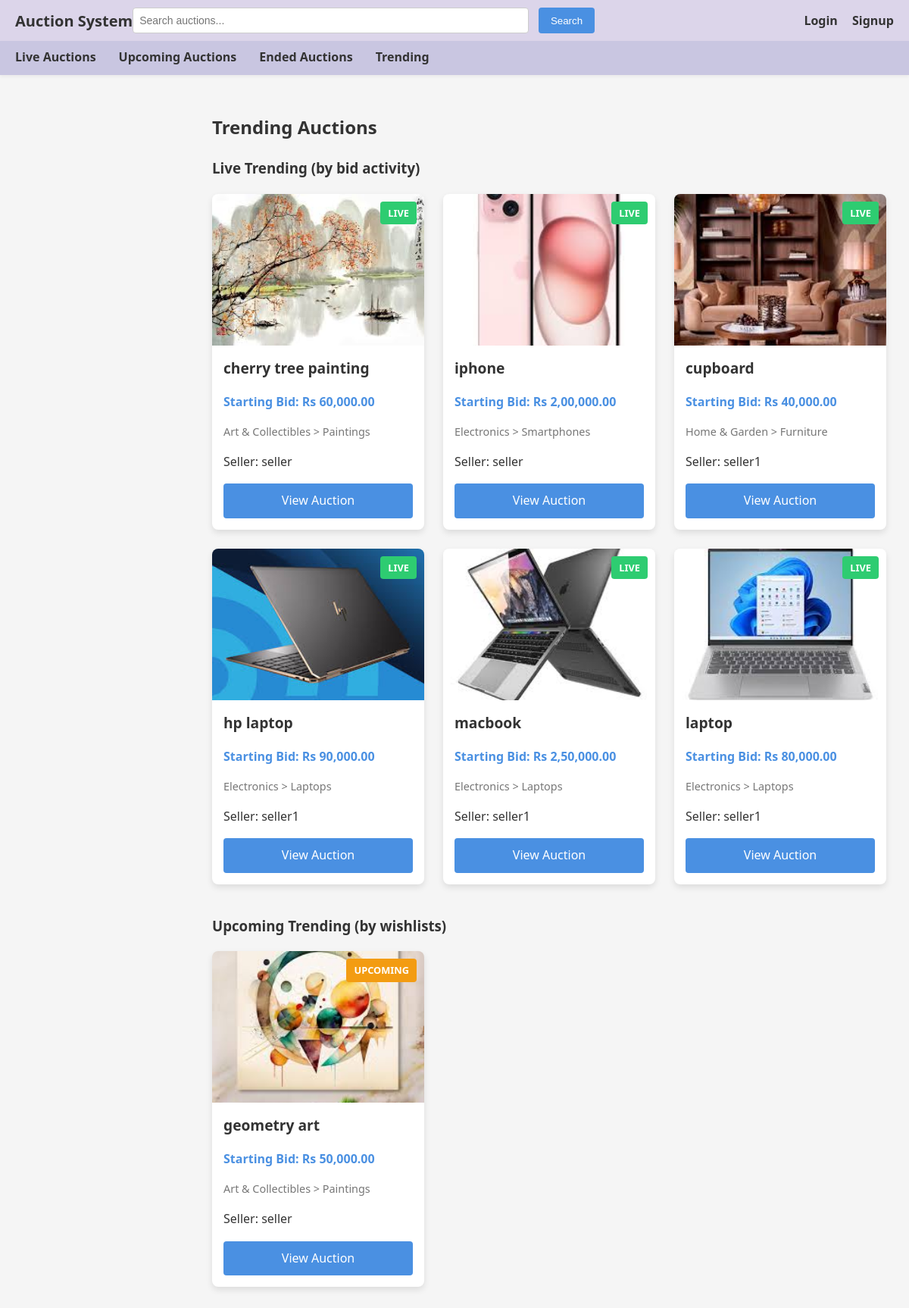
/trending, run on the app's committed database.
### app/models.py (models this page shows, shortened)
class Product(db.Model):
    __tablename__ = 'products'
    id = db.Column(db.Integer, primary_key=True)
    name = db.Column(db.String(200), nullable=False)
    starting_bid = db.Column(db.Float, nullable=False)
    reserve_price = db.Column(db.Float, nullable=True)
    description = db.Column(db.Text, nullable=True)
    keywords = db.Column(db.String(255), nullable=True)
    minimum_interval = db.Column(db.Float, nullable=False, default=1.0)  # Minimum bid increment
    category_id = db.Column(db.Integer, db.ForeignKey('categories.id'), nullable=False)
    subcategory_id = db.Column(db.Integer, db.ForeignKey('subcategories.id'), nullable=False)
    seller_id = db.Column(db.Integer, db.ForeignKey('users.id'), nullable=False)
    image_url = db.Column(db.String(255), nullable=True)  # Store the path to the uploaded image
    created_at = db.Column(db.DateTime, default=datetime.now)
    auctions = db.relationship('Auction', backref='product', lazy=True)

class Category(db.Model):
    __tablename__ = 'categories'
    id = db.Column(db.Integer, primary_key=True)
    name = db.Column(db.String(100), nullable=False, unique=True)
    subcategories = db.relationship('Subcategory', backref='category', lazy=True)
    products = db.relationship('Product', backref='category', lazy=True)

class Subcategory(db.Model):
    __tablename__ = 'subcategories'
    id = db.Column(db.Integer, primary_key=True)
    name = db.Column(db.String(100), nullable=False)
    category_id = db.Column(db.Integer, db.ForeignKey('categories.id'), nullable=False)
    products = db.relationship('Product', backref='subcategory', lazy=True)

class User(db.Model):
    __tablename__ = 'users'
    id = db.Column(db.Integer, primary_key=True)
    username = db.Column(db.String(80), unique=True, nullable=False)
    email = db.Column(db.String(120), unique=True, nullable=False)
    password_hash = db.Column(db.String(256), nullable=False)
    role = db.Column(db.String(20), nullable=False)  # 'bidder' or 'seller'
    status = db.Column(db.String(20), nullable=False, default='pending')  # 'pending', 'accepted', 'rejected'
    created_at = db.Column(db.DateTime, default=datetime.now)
    products = db.relationship('Product', backref='seller', lazy=True)
    bids = db.relationship('Bid', backref='bidder', lazy=True)
    won_auctions = db.relationship('AuctionResult', backref='winner', lazy=True)
    search_history = db.relationship('SearchHistory', backref='user', lazy=True)

### app/main.py (the view)
@main.route('/trending')
def trending_page():
    live_trending = (
        db.session.query(Auction, db.func.count(Bid.id).label('bid_count'))
        .outerjoin(Bid, Bid.auction_id == Auction.id)
        .filter(Auction.start_date <= datetime.now(), Auction.end_date > datetime.now())
        .group_by(Auction.id)
        .order_by(db.desc('bid_count'))
        .limit(12)
        .all()
    )
    upcoming_trending = (
        db.session.query(Auction, db.func.count(Wishlist.id).label('wish_count'))
        .outerjoin(Wishlist, Wishlist.product_id == Auction.product_id)
        .filter(Auction.start_date > datetime.now())
        .group_by(Auction.id)
        .order_by(db.desc('wish_count'))
        .limit(12)
        .all()
    )
    user_id = session.get('user_id')
    live_products = [a.product for a, _ in live_trending]
    upcoming_products = [a.product for a, _ in upcoming_trending]
    user_wishlist_product_ids = set()
    if user_id:
        user_wishlist_product_ids = {w.product_id for w in Wishlist.query.filter_by(user_id=user_id).all()}
    return render_template('trending.html',
                           live_products=live_products,
                           upcoming_products=upcoming_products,
                           user_wishlist_product_ids=user_wishlist_product_ids,
                           format_indian_currency=format_indian_currency)

### app/utils.py (called while the page is built)
def format_indian_currency(amount):
    if amount is None:
        return "Rs 0.00"
    amount_str = f"{amount:.2f}"
    parts = amount_str.split('.')
    integer_part = parts[0]
    decimal_part = parts[1]
    if len(integer_part) <= 3:
        formatted_integer = integer_part
    else:
        last_three = integer_part[-3:]
        remaining = integer_part[:-3]
        formatted_remaining = ""
        for i in range(len(remaining)):
            if i > 0 and i % 2 == 0:
                formatted_remaining = "," + formatted_remaining
            formatted_remaining = remaining[-(i+1)] + formatted_remaining
        formatted_integer = formatted_remaining + "," + last_three
    return f"Rs {formatted_integer}.{decimal_part}"

### app/templates/trending.html (shortened to what this page needs)
<!DOCTYPE html>
<html>
<head>
  <link rel="stylesheet" href="{{ url_for('static', filename='style.css') }}">
</head>
<body>
  {% include 'bidder_nav.html' %}
  <div class="content">
    <h2>Trending Auctions</h2>
    <h3>Live Trending (by bid activity)</h3>
    <div class="product-grid">
      {% if live_products %}
        {% for product in live_products %}
        <div class="product-card">
          {% if product.image_url %}
          <div class="product-image">
            <img src="{{ url_for('static', filename=product.image_url) }}" alt="{{ product.name }}">
          </div>
          {% else %}
          <div class="product-image no-image"><span>No Image</span></div>
          {% endif %}
          <div class="product-details">
            <h3>{{ product.name }}</h3>
            <p class="product-price">Starting Bid: {{ format_indian_currency(product.starting_bid) }}</p>
            <p class="product-category">{{ product.category.name }} > {{ product.subcategory.name }}</p>
            <p class="product-seller">Seller: {{ product.seller.username }}</p>
            <div class="status-badge live">Live</div>
            <a href="/auction/{{ product.auctions[0].id }}" class="btn view-btn">View Auction</a>
          </div>
        </div>
        {% endfor %}
      {% else %}
        <p class="no-products">No live trending auctions.</p>
      {% endif %}
    </div>
    <h3>Upcoming Trending (by wishlists)</h3>
    <div class="product-grid">
      {% if upcoming_products %}
        {% for product in upcoming_products %}
        <div class="product-card">
          {% if product.image_url %}
          <div class="product-image">
            <img src="{{ url_for('static', filename=product.image_url) }}" alt="{{ product.name }}">
          </div>
          {% else %}
          <div class="product-image no-image"><span>No Image</span></div>
          {% endif %}
          <div class="product-details">
            <h3>{{ product.name }}</h3>
            <p class="product-price">Starting Bid: {{ format_indian_currency(product.starting_bid) }}</p>
            <p class="product-category">{{ product.category.name }} > {{ product.subcategory.name }}</p>
            <p class="product-seller">Seller: {{ product.seller.username }}</p>
            <div class="status-badge upcoming">Upcoming</div>
            <a href="/auction/{{ product.auctions[0].id }}" class="btn view-btn">View Auction</a>
          </div>
        </div>
        {% endfor %}
      {% else %}
        <p class="no-products">No upcoming trending auctions.</p>
      {% endif %}
    </div>
  </div>
</body>
</html>

### app/static/style.css (style rules this page uses)
* { box-sizing: border-box; }
body { margin: 0; padding: 0; font-family: 'Segoe UI', Arial, sans-serif; display: flex; flex-direction: column; background-color: #f5f5f5; color: #333; min-height: 100vh; overflow-x: hidden; }
.content { padding: 30px; flex: 1; line-height: 1.6; width: 100%; box-sizing: border-box; margin: 0 auto; margin-left: 250px; max-width: calc(100vw - 250px); overflow-x: hidden; }
.product-grid { display: grid; grid-template-columns: repeat(auto-fill, minmax(280px, 1fr)); gap: 25px; margin-bottom: 40px; width: 100%; box-sizing: border-box; }
.product-card { background: white; position: relative; border-radius: 8px; overflow: hidden; box-shadow: 0 4px 8px rgba(0,0,0,0.1); transition: transform 0.3s ease, box-shadow 0.3s ease; width: 100%; box-sizing: border-box; }
.product-image { height: 200px; overflow: hidden; position: relative; background: #f0f0f0; }
.product-image img { width: 100%; height: 100%; object-fit: cover; }
.product-details { padding: 15px; }
.product-details h3 { margin-top: 0; margin-bottom: 10px; font-size: 1.2rem; color: #333; }
.product-price { font-weight: bold; color: #4a90e2; margin-bottom: 8px; }
.product-category { color: #777; font-size: 0.9rem; margin-bottom: 15px; }
.view-btn { display: block; text-align: center; background: #4a90e2; color: white; padding: 8px 0; border-radius: 4px; text-decoration: none; transition: background 0.3s ease; }
.status-badge { position: absolute; top: 10px; right: 10px; padding: 5px 10px; border-radius: 4px; color: white; font-size: 0.8rem; font-weight: bold; text-transform: uppercase; z-index: 2; }
.status-badge.live { background-color: #2ecc71; }
.status-badge.upcoming { background-color: #f39c12; }
.btn { background-color: #4a90e2; color: white; padding: 10px 20px; border: none; border-radius: 4px; cursor: pointer; font-size: 16px; width: 100%; transition: background-color 0.2s; }

### data on the page
Product: image_url (picture), name "cherry tree painting", starting_bid "Rs 60,000.00", category.name "Art & Collectibles", subcategory.name "Paintings", seller.username "seller"
Product: image_url (picture), name "iphone", starting_bid "Rs 2,00,000.00", category.name "Electronics", subcategory.name "Smartphones", seller.username "seller"
Product: image_url+name (picture), name "cupboard", starting_bid "Rs 40,000.00", category.name "Home & Garden", subcategory.name "Furniture", seller.username "seller1"
Product: image_url (picture), name "hp laptop", starting_bid "Rs 90,000.00", category.name "Electronics", subcategory.name "Laptops", seller.username "seller1"
Product: image_url+name (picture), name "macbook", starting_bid "Rs 2,50,000.00", category.name "Electronics", subcategory.name "Laptops", seller.username "seller1"
Product: image_url+name (picture), name "laptop", starting_bid "Rs 80,000.00", category.name "Electronics", subcategory.name "Laptops", seller.username "seller1"
Product: image_url (picture), name "geometry art", starting_bid "Rs 50,000.00", category.name "Art & Collectibles", subcategory.name "Paintings", seller.username "seller"
